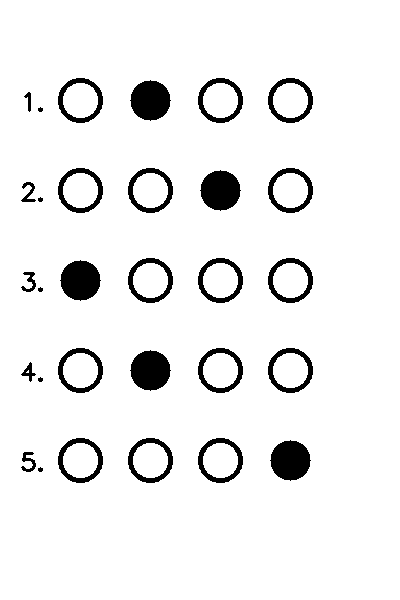
#> input picture sinav.png, 400 x 600 px
$ python optik_okuyucu.py
#> lines starting #> are read from the running program, lines starting #| are printed output that depends on the picture; after the words box and inside, x2 and y2 are one past the last pixel; in counts of white or black regions, pixels touching at a corner belong together
import cv2
import numpy as np

print("Optik Okuyucu başlatılıyor...")

# 1. Paint'te çizdiğimiz sınav kağıdını oku
resim = cv2.imread("sinav.png")
#> resim is the input picture: shape (600, 400, 3); 93.3% white; 30 black regions (5 under 20 px), largest, box (x1, y1, x2, y2) and area: (130, 80, 171, 121) 1257, (200, 170, 241, 211) 1257, (60, 260, 101, 301) 1257

if resim is None:
    print("Hata: 'sinav.png' bulunamadı! Lütfen Paint'te çizip klasöre kaydettiğinden emin ol.")
    exit()

# 2. Görüntüyü Siyah-Beyaz Yap ve Tersine Çevir
# Görüntü işlemede şekilleri bulmak için arka planın siyah, şekillerin beyaz olması işleri kolaylaştırır.
gri = cv2.cvtColor(resim, cv2.COLOR_BGR2GRAY)
bulanik = cv2.GaussianBlur(gri, (5, 5), 0)
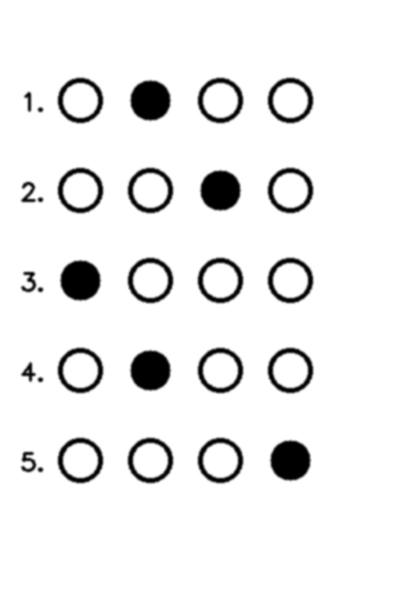
#> bulanik: shape (600, 400); min 0, max 255, mean 237.8
# THRESH_BINARY_INV: Beyaz kağıdı siyah, siyah kalem izlerini beyaz yapar.
_, threshold = cv2.threshold(bulanik, 150, 255, cv2.THRESH_BINARY_INV)
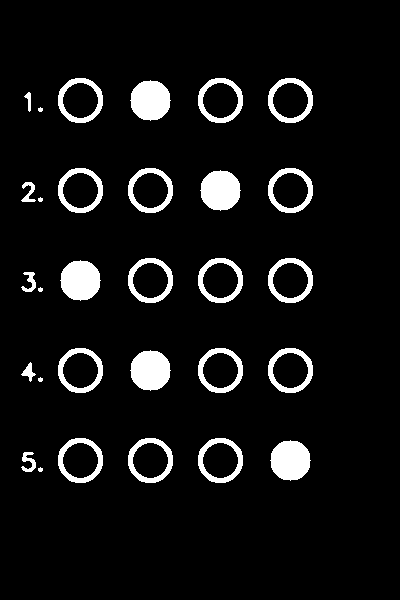
#> threshold: shape (600, 400); 7.1% white; 30 white regions (5 under 20 px)

# 3. Konturları (Şekilleri) Bul
konturlar, _ = cv2.findContours(threshold, cv2.RETR_EXTERNAL, cv2.CHAIN_APPROX_SIMPLE)
#> konturlar = 30 contours, 5 with area under 20; largest, box (x1, y1, x2, y2) and area: (198, 438, 243, 483) 1550, (128, 438, 173, 483) 1550, (58, 438, 103, 483) 1550, (268, 348, 313, 393) 1550, (198, 348, 243, 393) 1550

baloncuklar = []

# Sadece "Çember" olan şekilleri filtrele
for k in konturlar:
    # Şeklin etrafına hayali bir dikdörtgen çiz
    (x, y, g, yuks) = cv2.boundingRect(k)
    oran = g / float(yuks)

    # Eğer genişlik ve yükseklik birbirine yakınsa (oran 1'e yakınsa) ve çok küçük değilse bu bir şıktır
    if 0.8 <= oran <= 1.2 and g >= 20 and yuks >= 20:
        baloncuklar.append(k)
#> this loop made 30 passes
#> (x, y, g, yuks, oran) on passes 1 to 12: (38, 467, 5, 5, 1), (21, 452, 15, 20, 0.75), (270, 440, 41, 41, 1), (198, 438, 45, 45, 1), (128, 438, 45, 45, 1), (58, 438, 45, 45, 1), (38, 377, 5, 5, 1), (21, 362, 15, 20, 0.75), (130, 350, 41, 41, 1), (268, 348, 45, 45, 1), (198, 348, 45, 45, 1), (58, 348, 45, 45, 1)
#> after the loop, baloncuklar = 20 contours; largest, box (x1, y1, x2, y2) and area: (198, 438, 243, 483) 1550, (128, 438, 173, 483) 1550, (58, 438, 103, 483) 1550, (268, 348, 313, 393) 1550, (198, 348, 243, 393) 1550

print(f"Ekranda toplam {len(baloncuklar)} adet şık (çember) bulundu.")
#| Ekranda toplam 20 adet şık (çember) bulundu.

# Eğer tam 20 çember (5 soru x 4 şık) bulamadıysa Paint çiziminde bir hata vardır
if len(baloncuklar) != 20:
    print("HATA: Sistem tam olarak 20 adet şık bulamadı. Paint'teki çemberlerin birbirine değmediğinden emin ol!")
    exit()

# 4. Şıkları Yukarıdan Aşağıya (Sorulara Göre) Sırala
# Y (dikey) koordinatına göre küçükten büyüğe sıralıyoruz
baloncuklar = sorted(baloncuklar, key=lambda b: cv2.boundingRect(b)[1])
#> baloncuklar = 20 contours; largest, box (x1, y1, x2, y2) and area: (268, 78, 313, 123) 1550, (198, 78, 243, 123) 1550, (58, 78, 103, 123) 1550, (268, 168, 313, 213) 1550, (128, 168, 173, 213) 1550

# 5. Cevap Anahtarı (0=A, 1=B, 2=C, 3=D)
# Örnek: 1. Soru B, 2. Soru C, 3. Soru A, 4. Soru B, 5. Soru D
cevap_anahtari = {0: 1, 1: 2, 2: 0, 3: 1, 4: 3}
dogru_sayisi = 0

# 6. Her Soruyu Tek Tek Değerlendir
for soru_no in range(5):
    # O soruya ait 4 şıkkı (A, B, C, D) al ve bu kez X (yatay) ekseninde soldan sağa sırala
    sirali_siklar = sorted(baloncuklar[soru_no*4 : (soru_no+1)*4], key=lambda b: cv2.boundingRect(b)[0])

    isaretli_sik = None
    maksimum_siyah_piksel = 0

    # O sorunun 4 şıkkı içinde gezin
    for i, sik in enumerate(sirali_siklar):
        # Sadece bu şıkkın içinin göründüğü simsiyah bir maske oluştur
        maske = np.zeros(gri.shape, dtype="uint8")
        cv2.drawContours(maske, [sik], -1, 255, -1)

        # Bu maskenin içine düşen beyaz (aslında kurşun kalem) pikselleri say
        piksel_sayisi = cv2.countNonZero(cv2.bitwise_and(threshold, threshold, mask=maske))

        # Eğer bu şıkkın içindeki piksel sayısı şu ana kadar gördüğümüz en büyükse, işaretlenen şık budur
        if piksel_sayisi > maksimum_siyah_piksel:
            maksimum_siyah_piksel = piksel_sayisi
            isaretli_sik = i

    # 7. Öğrencinin İşaretlediği Şıkkı Kontrol Et
    dogru_cevap = cevap_anahtari[soru_no]
    renk = (0, 0, 255) # Varsayılan renk Kırmızı (Yanlış)

    if isaretli_sik == dogru_cevap:
        renk = (0, 255, 0) # Eğer cevap doğruysa Yeşil yap
        dogru_sayisi += 1

    # İşaretlenen şıkkın etrafını doğru/yanlış rengiyle kalınca çiz
    cv2.drawContours(resim, [sirali_siklar[isaretli_sik]], -1, renk, 4)
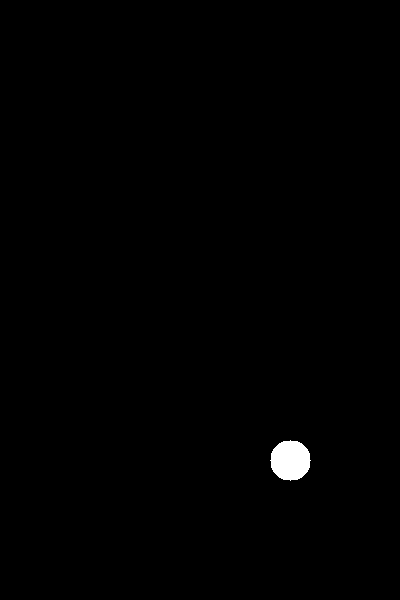
#> maske: shape (600, 400); 0.53% white; 1 white region, box (x1, y1, x2, y2) and area: (270, 440, 311, 481) 1281
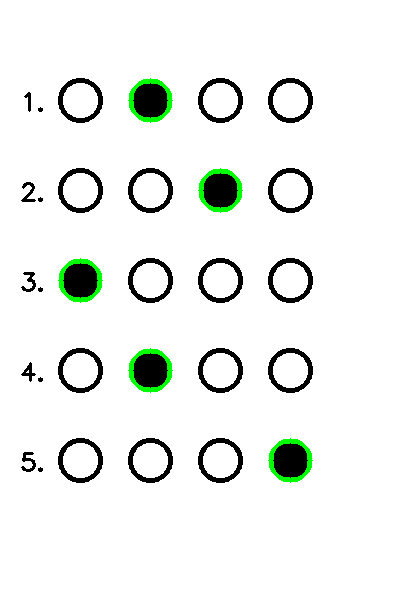
#> resim: shape (600, 400, 3); 1.17% of pixels changed, all inside (x1, y1, x2, y2) = (58, 78, 313, 483)
#> after the loop, dogru_sayisi = 5

# 8. Toplam Puanı Hesapla ve Ekrana Yazdır
puan = (dogru_sayisi / 5.0) * 100
#> puan = 100
cv2.putText(resim, f"SINAV PUANI: {puan}", (10, 40), cv2.FONT_HERSHEY_SIMPLEX, 1, (255, 0, 0), 3)
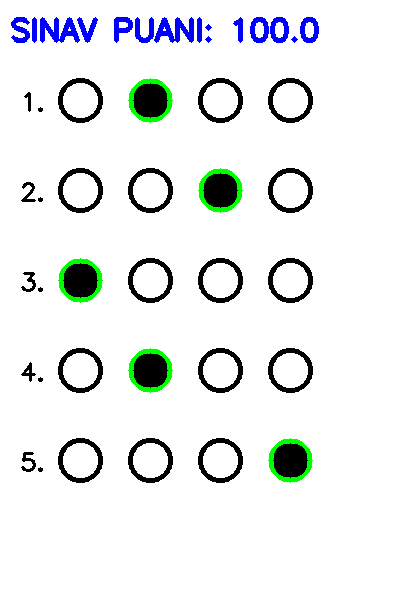
#> resim: shape (600, 400, 3); 1.46% of pixels changed, all inside (x1, y1, x2, y2) = (11, 17, 319, 43)

# Sonucu Göster
cv2.imshow("Akilli Optik Okuyucu", resim)
cv2.waitKey(0)
cv2.destroyAllWindows()
